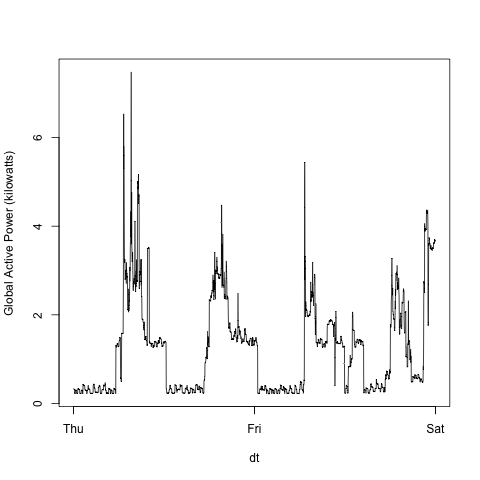

Write the R code that produced this figure.
# source("download_data.R")

print("Plotting data to plot2.png")
png("plot2.png")
source("plotting.R")
plot2(subData)
dev.off()